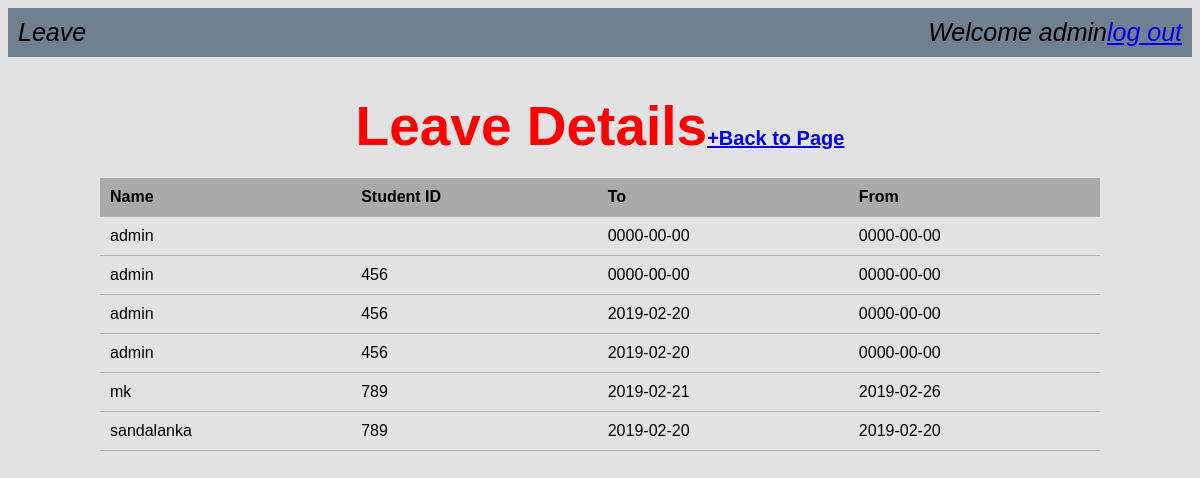
The page /leave.php (signed in) on the database its author committed.
### tables this page shows
CREATE TABLE `leav` (
  `id` int(11) NOT NULL,
  `name` varchar(100) NOT NULL,
  `std_id` varchar(100) NOT NULL,
  `to` varchar(100) NOT NULL,
  `ttt` date NOT NULL,
  `from` varchar(100) NOT NULL,
  `fff` date NOT NULL,
  `is_deleted` int(11) NOT NULL
);

### leave.php (the view, shortened to what this page needs)
<?php require_once('connection.php'); ?>
<?php
$userlist='';
$query="SELECT*FROM leav WHERE is_deleted=0 ORDER BY name";
$users=mysqli_query($connection,$query);
if($users){
while($user=mysqli_fetch_assoc($users)){
    $userlist.="<tr>";
    $userlist.="<td>{$user['name']} </td>";
    $userlist.="<td>{$user['std_id']} </td>";
    $userlist.="<td>{$user['ttt']}</td>";
    $userlist.="<td>{$user['fff']} </td>";
    $userlist.="</tr>";
}
}
else{
    echo 'Database Error';
}
?>
<!DOCTYPE html>
<html lang="en">
<head>
    <link rel="stylesheet" href="main.css">
</head>
<body class="ab">
<header >
        <div class="appname">Leave</div>
        <div class="loggin">Welcome <?php echo $_SESSION['name']; ?><a href="logout.php">log out</a></div>
    </header>
<main>
    <center><h1>Leave Details<span><a href="staff.php">+Back to Page</a></span></h1></center>
    <table class="masterlist">
    <tr>
        <th>Name</th>
        <th>Student ID</th>
        <th>To</th>
        <th>From</th>
    </tr>
    <?php echo $userlist; ?>
</table>
</main>
</body>
</html>

### main.css (style rules this page uses)
header { background-color:slategray; overflow: auto; padding: 10px; font-style: italic; font-size: 25px; }
header div.appname { float: left; }
header div.loggin { float: right; }
body { font-family: Arial,"Helvetica neue", Helvetica, sans-serif; font-size: 16px; background-color: rgb(226, 226, 226); }
main { width: 1000px; margin: 10px auto; }
main h1 { margin-bottom: 20px; font-size: 55px; color: red; }
main span { font-size: 20px; }
table.masterlist { width: 100%; border-collapse: collapse; }
table.masterlist th { background-color: #aaa; text-align: left; }
table.masterlist th,table.masterlist td { padding: 10px; border-bottom: 1px solid #aaa; }

### rows shown on the page
leav: name "admin", ttt "0000-00-00", fff "0000-00-00"
leav: name "admin", std "456", ttt "0000-00-00", fff "0000-00-00"
leav: name "admin", std "456", ttt "2019-02-20", fff "0000-00-00"
leav: name "admin", std "456", ttt "2019-02-20", fff "0000-00-00"
leav: name "mk", std "789", ttt "2019-02-21", fff "2019-02-26"
leav: name "sandalanka", std "789", ttt "2019-02-20", fff "2019-02-20"

### other values the page prints
$_SESSION['name'] "admin"
